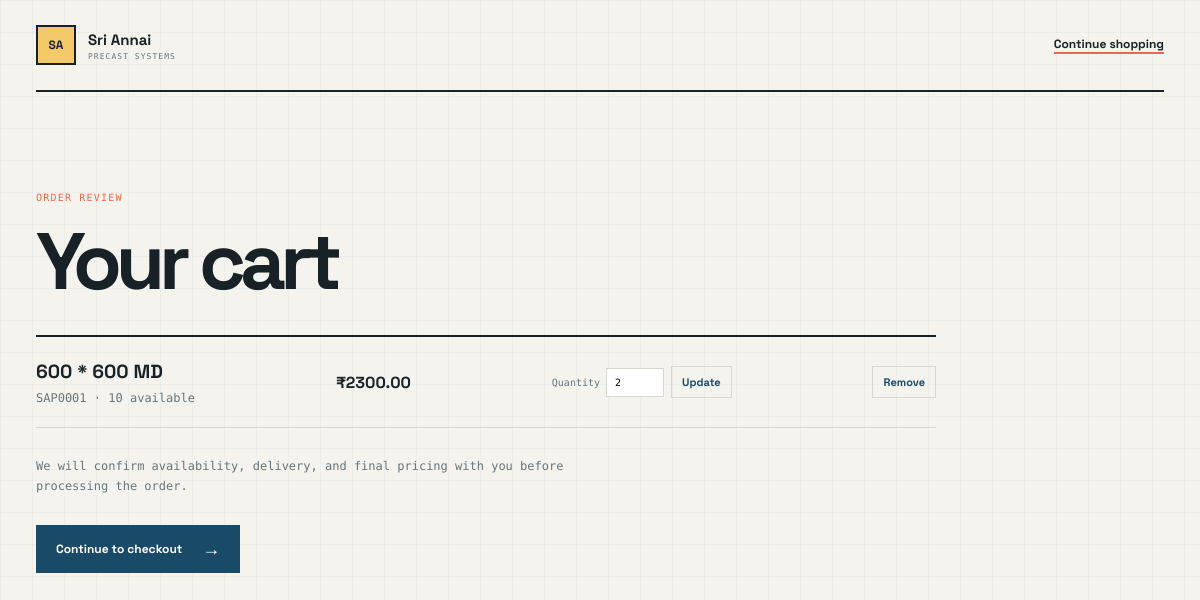
The app's page /cart/ (signed in), older data.
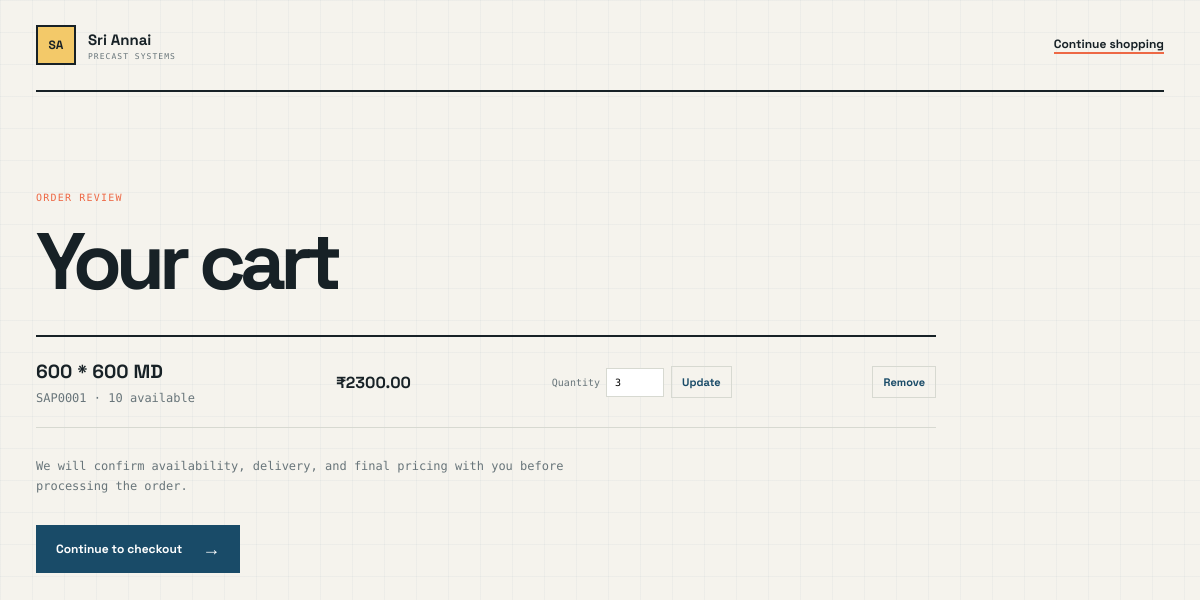
The same page, newer data.
### cart/models.py (models this page shows, shortened)
class CartItem(models.Model):
    cart = models.ForeignKey(
        Cart,
        on_delete=models.CASCADE,
        related_name='items'
    )
    product = models.ForeignKey(
        Product,
        on_delete=models.CASCADE,
        related_name='cart_items'
    )
    quantity = models.PositiveIntegerField(
        default=1
    )
    added_at = models.DateTimeField(
        auto_now_add=True
    )
    updated_at = models.DateTimeField(
        auto_now=True
    )
    class Meta:
        constraints = [
            models.UniqueConstraint(
                fields=['cart', 'product'],
                name='unique_product_per_cart'
            )
        ]

### product/models.py (models this page shows, shortened)
class Product(models.Model):
    name = models.CharField(
        max_length=200
    )
    product_code = models.CharField(
        max_length=50,
        unique=True
    )
    description = models.TextField(
        blank=True
    )
    size = models.CharField(
        max_length=100,
        blank=True
    )
    load_capacity = models.CharField(
        max_length=100,
        blank=True
    )
    material = models.CharField(
        max_length=100,
        default="SFRC"
    )
    price = models.DecimalField(
        max_digits=10,
        decimal_places=2,
        null=True,
        blank=True
    )
    image = models.ImageField(
        upload_to='products/',
        blank=True,
        null=True
    )
    stock = models.PositiveIntegerField(
        default=0
    )
    is_available = models.BooleanField(
        default=True
    )
    created_at = models.DateTimeField(
        auto_now_add=True
    )
    updated_at = models.DateTimeField(
        auto_now=True
    )

### cart/views.py (the view)
# urls.py: path('', views.cart_detail, name='detail'),
@login_required(login_url='login')
def cart_detail(request):
	cart, _ = Cart.objects.get_or_create(user=request.user)
	items = cart.items.select_related('product')
	return render(
		request,
		'cart/cart.html',
		{
			'cart': cart,
			'items': items,
		}
	)

### templates/cart/cart.html (shortened to what this page needs)
{% load static %}
<!DOCTYPE html>
<html lang="en">
<head>
    <link rel="stylesheet" href="{% static 'home.css' %}">
</head>
<body>
    <header class="site-header">
        <a class="wordmark" href="{% url 'home' %}">
            <span class="wordmark-mark">SA</span>
            <span><strong>Sri Annai</strong><small>PRECAST SYSTEMS</small></span>
        </a>
        <a class="text-link" href="{% url 'home' %}#products">Continue shopping</a>
    </header>
    <main>
        <section class="cart-page">
            <p class="eyebrow">Order review</p>
            <h1>Your cart</h1>
            {% if items %}
                <div class="cart-list">
                    {% for item in items %}
                        <div class="cart-row">
                            <div><h2><a href="{% url 'product:detail' item.product.id %}">{{ item.product.name }}</a></h2><p>{{ item.product.product_code }} · {{ item.product.stock }} available</p></div>
                            <strong>{% if item.product.price %}₹{{ item.product.price|floatformat:2 }}{% else %}Price on request{% endif %}</strong>
                            <form method="post" action="{% url 'cart:update_item' item.id %}">
                                <label>Quantity <input type="number" name="quantity" value="{{ item.quantity }}" min="0" max="{{ item.product.stock }}"></label>
                                <button type="submit">Update</button>
                            </form>
                            <form method="post" action="{% url 'cart:remove_item' item.id %}">
                                <button type="submit">Remove</button>
                            </form>
                        </div>
                    {% endfor %}
                </div>
                <p class="cart-note">We will confirm availability, delivery, and final pricing with you before processing the order.</p>
                <a class="button button-primary" href="{% url 'order:checkout' %}">Continue to checkout <span aria-hidden="true">&#8594;</span></a>
            {% else %}
                <p class="empty-products">Your cart is empty.</p>
            {% endif %}
        </section>
    </main>
</body>
</html>

Row changes from the older to the newer data that the page shows:
changed CartItem "600 * 600 MD": quantity "2" → "3"
